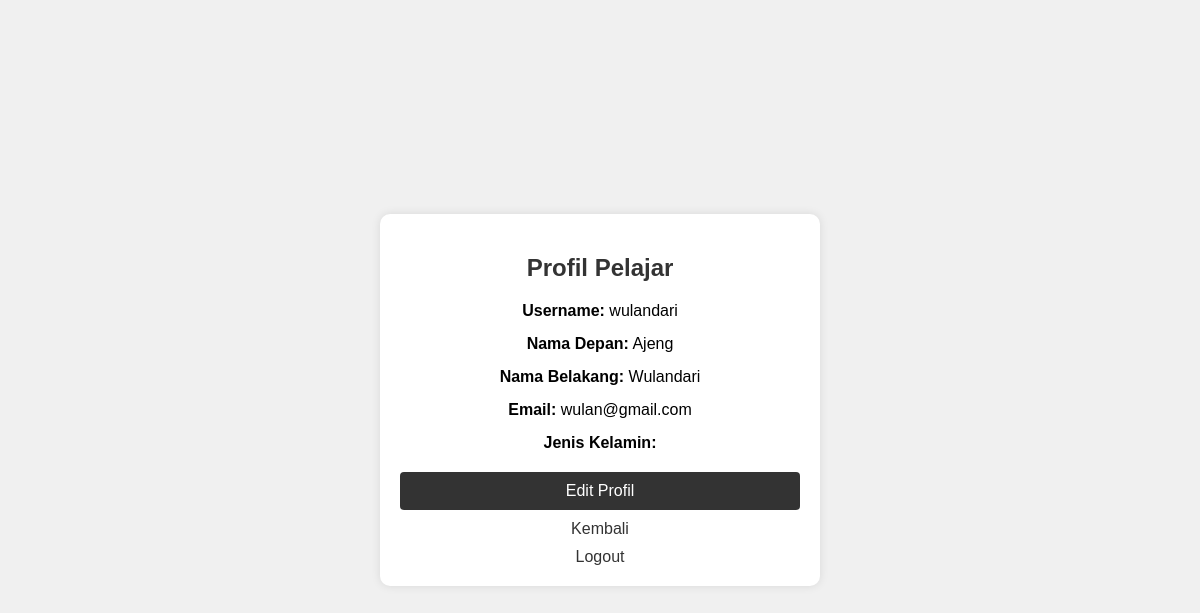
/profil_pelajar.php (signed in), run on the app's committed database.
### tables this page shows
CREATE TABLE `pelajar` (
  `pelajar_id` int(11) NOT NULL,
  `email_pelajar` varchar(255) NOT NULL,
  `username` varchar(100) NOT NULL,
  `password` char(32) NOT NULL,
  `nama_depan` varchar(50) NOT NULL,
  `nama_belakang` varchar(50) NOT NULL,
  `jenis_kelamin` enum('Pria','Wanita') NOT NULL
);

### profil_pelajar.php (the view, shortened to what this page needs)
<?php
$username = $_SESSION['username'];
include 'koneksi.php';
$sql = "SELECT username, nama_depan, nama_belakang, email_pelajar, jenis_kelamin FROM pelajar WHERE username = ?";
$stmt = $conn->prepare($sql);
$stmt->bind_param("s", $username);
$stmt->execute();
$stmt->bind_result($userName, $firstName, $lastName, $email, $gender);
?>
<!DOCTYPE html>
<html lang="en">
<head>
</head>
<body>
    <div class="container">
        <h2>Profil Pelajar</h2>
        <div class="profile-item">
            <span>Username:</span> <?php echo htmlspecialchars($userName); ?>
        </div>
        <div class="profile-item">
            <span>Nama Depan:</span> <?php echo htmlspecialchars($firstName); ?>
        </div>
        <div class="profile-item">
            <span>Nama Belakang:</span> <?php echo htmlspecialchars($lastName); ?>
        </div>
        <div class="profile-item">
            <span>Email:</span> <?php echo htmlspecialchars($email); ?>
        </div>
        <div class="profile-item">
            <span>Jenis Kelamin:</span> <?php echo htmlspecialchars($gender); ?>
        </div>
        <a href="edit_profil_pelajar.php" class="edit-button">Edit Profil</a>
        <div class="back-button">
            <a href="dashboard_pelajar.php">Kembali</a>
        </div>
        <div class="logout">
            <a href="logout.php">Logout</a>
        </div>
    </div>
</body>
</html>

### profil_pelajar.php (style rules this page uses)
body { font-family: Arial, sans-serif; background-color: #f0f0f0; margin: 0; padding: 0; display: flex; justify-content: center; align-items: center; height: 100vh; }
.container { background-color: #fff; padding: 20px; border-radius: 10px; box-shadow: 0 0 10px rgba(0, 0, 0, 0.1); width: 400px; text-align: center; }
.container h2 { color: #333; }
.profile-item { margin-bottom: 15px; font-size: 16px; }
.profile-item span { font-weight: bold; }
.edit-button { display: block; margin: 20px auto 0; padding: 10px 20px; background-color: #333; color: #fff; border: none; border-radius: 4px; cursor: pointer; text-decoration: none; }
.logout { text-align: center; margin-top: 10px; }
.logout a { color: #333; text-decoration: none; }
.back-button { text-align: center; margin-top: 10px; }
.back-button a { color: #333; text-decoration: none; }

### data on the page
pelajar: username "wulandari", nama_depan "Ajeng", nama_belakang "Wulandari", email_pelajar "wulan@gmail.com"
